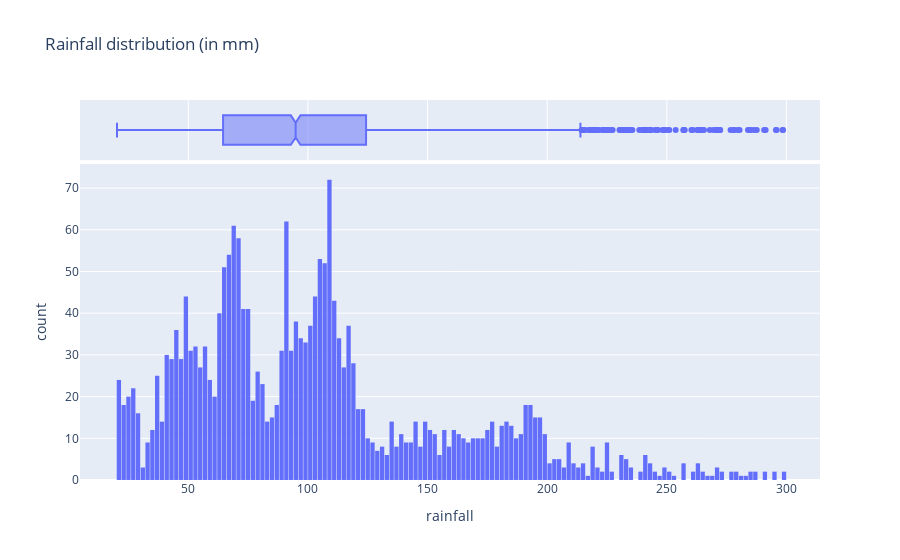

Source (notebook cell):
### Code cell
fig = px.histogram(raw_df , x='rainfall',nbins=278,marginal='box',title='Rainfall distribution (in mm)')
fig.update_layout(bargap=0.1)
fig.show()

### Figure 1 — Plotly figure (JSON) as saved in the notebook; plotly's stock layout.template omitted (floating-point values rounded to 4 significant figures; data arrays with more than 128 entries replaced by an {"elided": "..."} marker saying what was removed)
{"data": [{"bingroup": "x", "hovertemplate": "rainfall=%{x}<br>count=%{y}<extra></extra>", "legendgroup": "", "marker": {"color": "#636efa", "pattern": {"shape": ""}}, "name": "", "nbinsx": 278, "orientation": "v", "showlegend": false, "type": "histogram", "x": {"elided": "2200 float values"}, "xaxis": "x", "yaxis": "y"}, {"hovertemplate": "rainfall=%{x}<extra></extra>", "legendgroup": "", "marker": {"color": "#636efa"}, "name": "", "notched": true, "showlegend": false, "type": "box", "x": {"elided": "2200 float values"}, "xaxis": "x2", "yaxis": "y2"}], "layout": {"bargap": 0.1, "barmode": "relative", "legend": {"tracegroupgap": 0}, "title": {"text": "Rainfall distribution (in mm)"}, "xaxis": {"anchor": "y", "domain": [0, 1], "title": {"text": "rainfall"}}, "xaxis2": {"anchor": "y2", "domain": [0, 1], "matches": "x", "showgrid": true, "showticklabels": false}, "yaxis": {"anchor": "x", "domain": [0, 0.8316], "title": {"text": "count"}}, "yaxis2": {"anchor": "x2", "domain": [0.8416, 1], "matches": "y2", "showgrid": false, "showline": false, "showticklabels": false, "ticks": ""}}}
